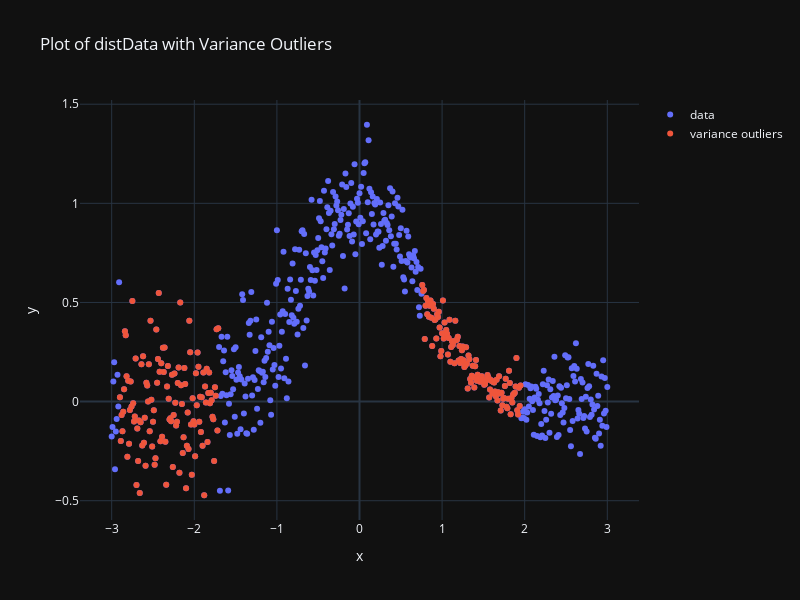

The notebook cell saved with this chart:
### Code cell
fig = go.Figure()
fig.add_trace(go.Scatter(x=dist_data[:, 0], y=dist_data[:, 1], mode='markers', name='data'))
fig.add_trace(go.Scatter(x=dist_data[variance_outlier_positions, 0], y=dist_data[variance_outlier_positions, 1], mode='markers', name='variance outliers'))

fig.update_layout(
    title='Plot of distData with Variance Outliers',
    xaxis_title='x',
    yaxis_title='y',
    template='plotly_dark',
    width=800,
    height=600
)
fig.show()

### Figure 1 — Plotly figure (JSON) as saved in the notebook; plotly's stock layout.template omitted (floating-point values rounded to 4 significant figures; data arrays with more than 128 entries replaced by an {"elided": "..."} marker saying what was removed)
{"data": [{"mode": "markers", "name": "data", "type": "scatter", "x": {"elided": "601 float values"}, "y": {"elided": "601 float values"}}, {"mode": "markers", "name": "variance outliers", "type": "scatter", "x": {"elided": "240 float values"}, "y": {"elided": "240 float values"}}], "layout": {"height": 600, "title": {"text": "Plot of distData with Variance Outliers"}, "width": 800, "xaxis": {"title": {"text": "x"}}, "yaxis": {"title": {"text": "y"}}}}
